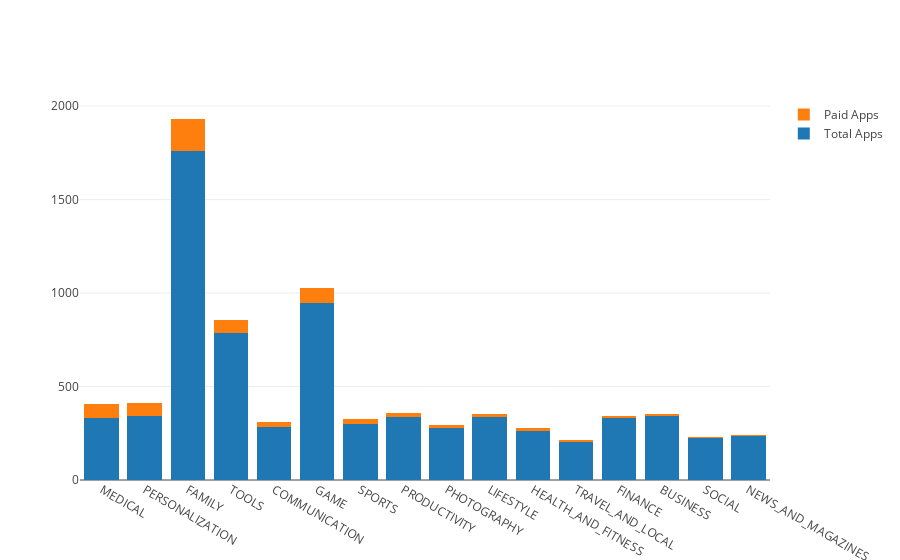

The notebook cell saved with this chart:
### Code cell
total_apps = go.Bar(
    x=df_price_type['Category'],
    y=df_price_type['Count'],
    name='Total Apps'
)
paid_apps = go.Bar(
    x=df_price_type['Category'],
    y=df_price_type['Paid_Count'],
    name='Paid Apps'
)

data = [total_apps, paid_apps]
layout = go.Layout(
    barmode='stack'
)

fig = go.Figure(data=data, layout=layout)
plotly.offline.iplot(fig)

### Figure 1 — Plotly figure (JSON) as saved in the notebook; plotly's stock layout.template omitted (floating-point values rounded to 4 significant figures)
{"data": [{"name": "Total Apps", "type": "bar", "uid": "e882d598-3cae-4aae-9797-d4598b81e702", "x": ["MEDICAL", "PERSONALIZATION", "FAMILY", "TOOLS", "COMMUNICATION", "GAME", "SPORTS", "PRODUCTIVITY", "PHOTOGRAPHY", "LIFESTYLE", "HEALTH_AND_FITNESS", "TRAVEL_AND_LOCAL", "FINANCE", "BUSINESS", "SOCIAL", "NEWS_AND_MAGAZINES"], "y": [333, 343, 1762, 784, 286, 947, 302, 335, 276, 336, 264, 205, 330, 342, 227, 238]}, {"name": "Paid Apps", "type": "bar", "uid": "5e11c8fe-d1b3-432e-8fcf-84f19401bb79", "x": ["MEDICAL", "PERSONALIZATION", "FAMILY", "TOOLS", "COMMUNICATION", "GAME", "SPORTS", "PRODUCTIVITY", "PHOTOGRAPHY", "LIFESTYLE", "HEALTH_AND_FITNESS", "TRAVEL_AND_LOCAL", "FINANCE", "BUSINESS", "SOCIAL", "NEWS_AND_MAGAZINES"], "y": [75, 70, 169, 70, 24, 79, 23, 23, 18, 18, 13, 10, 13, 11, 2, 2]}], "layout": {"barmode": "stack"}}
